Frame 1 (no input): blank canvas, image omitted
Frame 60 (no input): blank canvas, image omitted
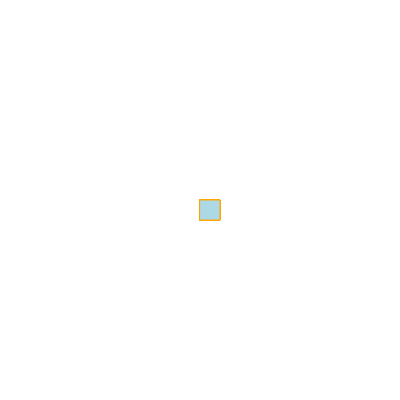
Frame 120 (the mouse pressed at the canvas centre since frame 60)

The p5.js sketch whose frames 1 and 60 were blank and that drew this single picture after the mouse press (run headless with seeded random() and noise() and a simulated clock; from frame 60 on, the mouse is pressed at the canvas centre):

// p5.js sketch
// ── sketch.js
function setup() {
    createCanvas(400, 400);
    background("white");
  }
  
  function draw() {
    stroke("orange");
    fill("lightblue");
    
    if(mouseIsPressed) {
    rect(mouseX,mouseY,20,20);
  }
  }
